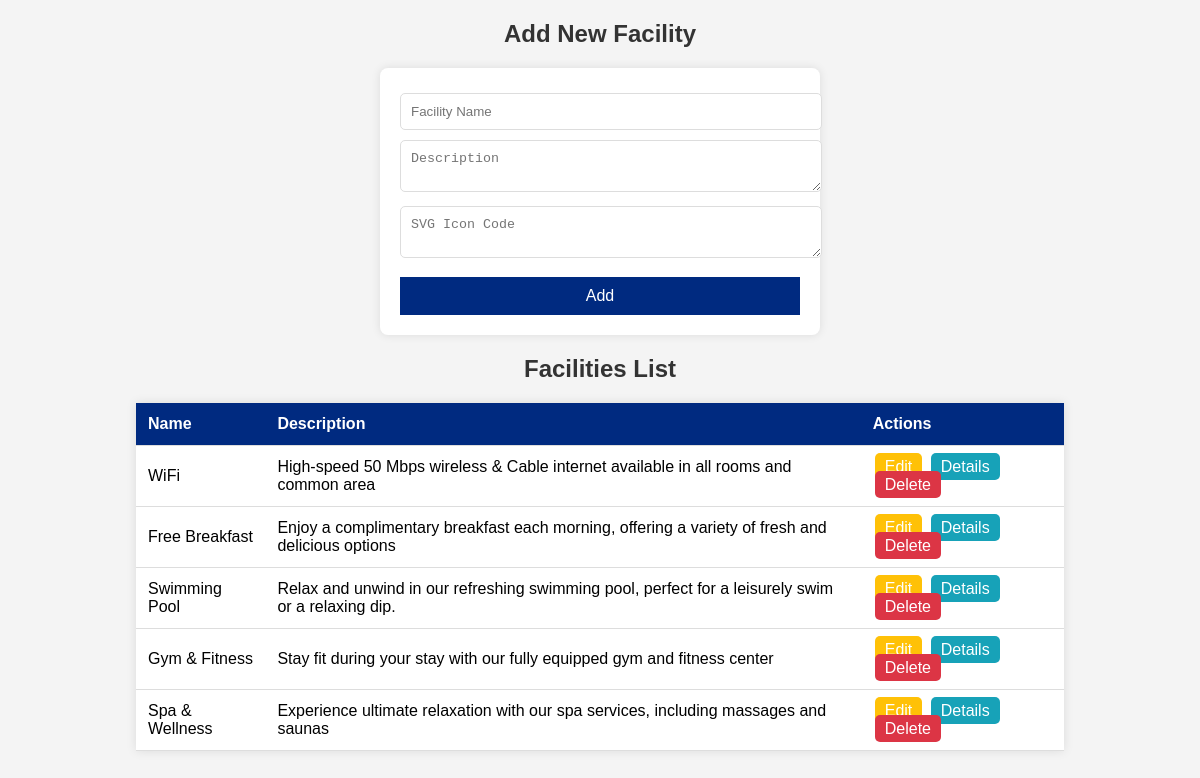
Page /include/Admin/faciliti_add.php (signed in) on the committed database.
### tables this page shows
CREATE TABLE `hotel_facilities` (
  `id` int(11) NOT NULL,
  `name` varchar(255) NOT NULL,
  `description` text NOT NULL,
  `icon_svg` text NOT NULL
);

### include/Admin/faciliti_add.php (the view, shortened to what this page needs)
<?php
$servername = "localhost";
$username = "root";
$password = "";
$dbname = "hotel_booking_system";
$conn = new mysqli($servername, $username, $password, $dbname);
$name = "";
$description = "";
$icon_svg = "";
$update = false;
?>
<!DOCTYPE html>
<html lang="en">
<head>
</head>
<body>
    <h2><?php echo $update ? "Edit Facility" : "Add New Facility"; ?></h2>
    <form method="POST" action="<?php echo $_SERVER['PHP_SELF']; ?>">
        <input type="text" name="name" value="<?php echo $name; ?>" placeholder="Facility Name" required><br>
        <textarea name="description" placeholder="Description" required><?php echo $description; ?></textarea><br>
        <textarea name="icon_svg" placeholder="SVG Icon Code" required><?php echo $icon_svg; ?></textarea><br>
        <button type="submit" name="<?php echo $update ? 'update' : 'add'; ?>"><?php echo $update ? 'Update' : 'Add'; ?></button>
    </form>
    <h2>Facilities List</h2>
    <table>
        <tr>
            <th>Name</th>
            <th>Description</th>
            <th>Actions</th>
        </tr>
        <?php
        $result = mysqli_query($conn, "SELECT * FROM Hotel_facilities");
        while ($row = $result->fetch_assoc()): ?>
        <tr>
            <td><?php echo $row['name']; ?></td>
            <td><?php echo $row['description']; ?></td>
            <td class="actions">
                <a href="?edit=<?php echo $row['id']; ?>" class="edit">Edit</a>
                <a href="?details=<?php echo $row['id']; ?>" class="details">Details</a>
                <a href="?delete=<?php echo $row['id']; ?>" class="delete" onclick="return confirm('Are you sure you want to delete this facility?');">Delete</a>
            </td>
        </tr>
        <?php endwhile; ?>
    </table>
</body>
</html>

### include/Admin/faciliti_add.php (style rules this page uses)
body { font-family: Arial, sans-serif; margin: 20px; background-color: #f4f4f4; }
h2 { color: #333; text-align: center; }
form { background: white; padding: 20px; max-width: 400px; margin: auto; border-radius: 8px; box-shadow: 0px 0px 10px rgba(0, 0, 0, 0.1); }
input, textarea { width: 100%; padding: 10px; margin: 5px 0; border: 1px solid #ddd; border-radius: 5px; }
button { width: 100%; padding: 10px; background: #002a80; border: none; color: white; cursor: pointer; font-size: 16px; margin-top: 10px; }
table { width: 80%; margin: 20px auto; border-collapse: collapse; background: white; box-shadow: 0px 0px 10px rgba(0, 0, 0, 0.1); }
th, td { padding: 12px; text-align: left; border-bottom: 1px solid #ddd; }
th { background: #002a80; color: white; }
.actions a { padding: 5px 10px; text-decoration: none; color: white; border-radius: 5px; margin: 2px; }
.edit { background: #ffc107; }
.details { background: #17a2b8; }
.delete { background: #dc3545; }

### rows in the picture
hotel_facilities: name "WiFi", description "High-speed 50 Mbps wireless & Cable internet available in all rooms and common area"
hotel_facilities: name "Free Breakfast", description "Enjoy a complimentary breakfast each morning, offering a variety of fresh and delicious options"
hotel_facilities: name "Swimming Pool", description "Relax and unwind in our refreshing swimming pool, perfect for a leisurely swim or a relaxing dip."
hotel_facilities: name "Gym & Fitness", description "Stay fit during your stay with our fully equipped gym and fitness center"
hotel_facilities: name "Spa & Wellness", description "Experience ultimate relaxation with our spa services, including massages and saunas"
